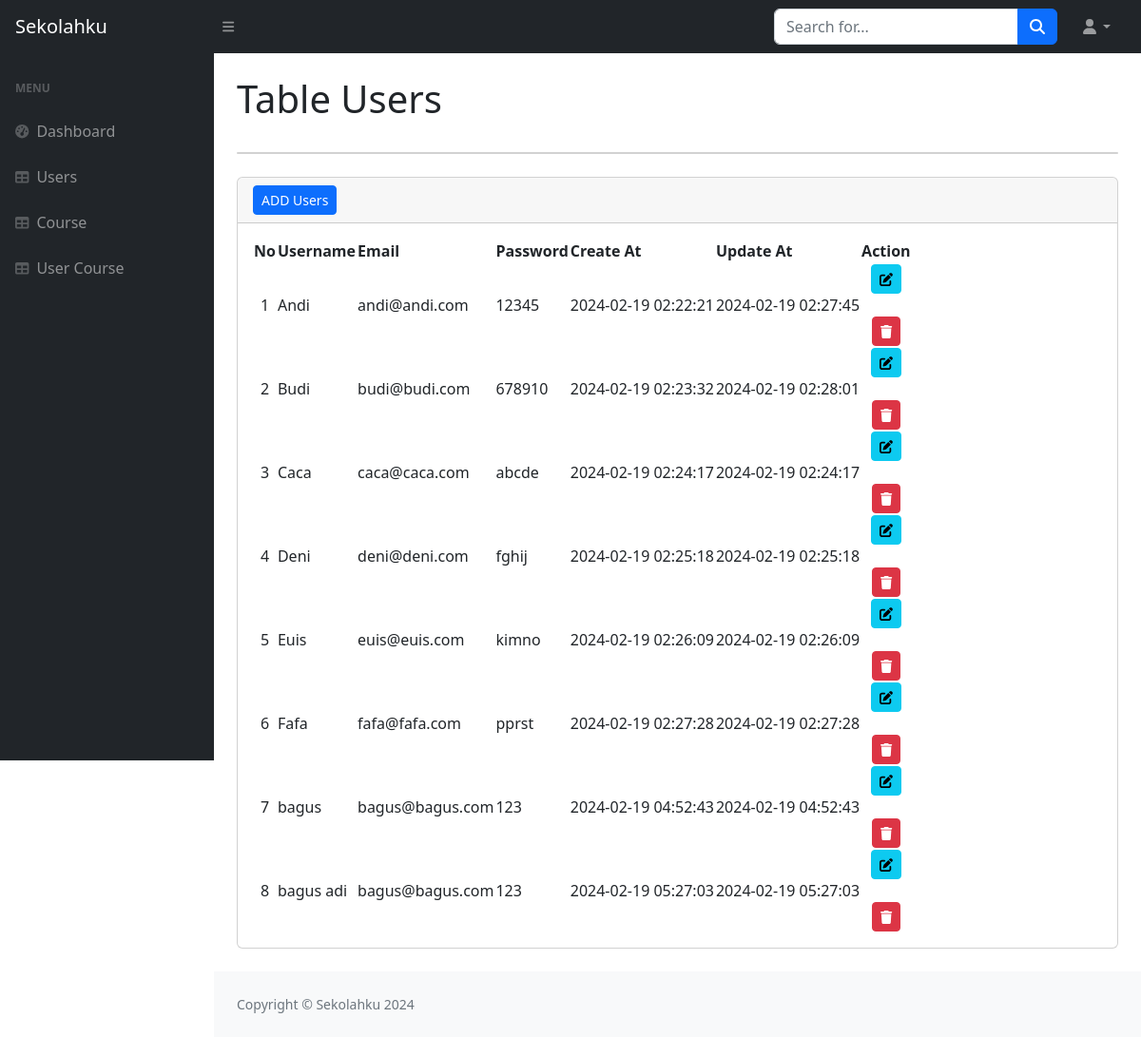
Page /tb_users.php on the committed database.
### tables this page shows
CREATE TABLE `users` (
  `id` int(11) NOT NULL,
  `username` varchar(50) NOT NULL,
  `email` varchar(50) NOT NULL,
  `password` varchar(50) NOT NULL,
  `created_at` timestamp NOT NULL DEFAULT current_timestamp(),
  `update_at` timestamp NOT NULL DEFAULT current_timestamp() ON UPDATE current_timestamp()
);

### tb_users.php (the view, shortened to what this page needs)
<?php
require("koneksi.php");
$result = mysqli_query($conn, 'SELECT * from users');
?>
<!DOCTYPE html>
<html lang="en">
<head>
  <link href="https://cdn.jsdelivr.net/npm/simple-datatables@7.1.2/dist/style.min.css" rel="stylesheet" />
  <link href="css/styles.css" rel="stylesheet" />
</head>
<body class="sb-nav-fixed">
  <nav class="sb-topnav navbar navbar-expand navbar-dark bg-dark">
    <a class="navbar-brand ps-3" href="dashboard.php">Sekolahku</a>
    <button class="btn btn-link btn-sm order-1 order-lg-0 me-4 me-lg-0" id="sidebarToggle" href="#!"><i class="fas fa-bars"></i></button>
    <form class="d-none d-md-inline-block form-inline ms-auto me-0 me-md-3 my-2 my-md-0">
      <div class="input-group">
        <input class="form-control" type="text" placeholder="Search for..." aria-label="Search for..." aria-describedby="btnNavbarSearch" />
        <button class="btn btn-primary" id="btnNavbarSearch" type="button"><i class="fas fa-search"></i></button>
      </div>
    </form>
    <ul class="navbar-nav ms-auto ms-md-0 me-3 me-lg-4">
      <li class="nav-item dropdown">
        <a class="nav-link dropdown-toggle" id="navbarDropdown" href="#" role="button" data-bs-toggle="dropdown" aria-expanded="false"><i class="fas fa-user fa-fw"></i></a>
      </li>
    </ul>
  </nav>
  <div id="layoutSidenav">
    <div id="layoutSidenav_nav">
      <nav class="sb-sidenav accordion sb-sidenav-dark" id="sidenavAccordion">
        <div class="sb-sidenav-menu">
          <div class="nav">
            <div class="sb-sidenav-menu-heading">MENU</div>
            <a class="nav-link" href="dashboard.php">
              <div class="sb-nav-link-icon"><i class="fas fa-tachometer-alt"></i></div>
              Dashboard
            </a>
            <a class="nav-link" href="tb_users.php">
              <div class="sb-nav-link-icon"><i class="fas fa-table"></i></div>
              Users
            </a>
            <a class="nav-link" href="tb_course.php<?php ?>">
              <div class="sb-nav-link-icon"><i class="fas fa-table"></i></div>
              Course
            </a>
            <a class="nav-link" href="tb_usercourse.php<?php ?>">
              <div class="sb-nav-link-icon"><i class="fas fa-table"></i></div>
              User Course
            </a>
          </div>
        </div>
      </nav>
    </div>
    <div id="layoutSidenav_content">
      <main>
        <div class="container-fluid px-4">
          <h1 class="mt-4">Table Users</h1>
          <div class="card mb-4"></div>
          <div class="card mb-4">
            <div class="card-header">
              <a href="tb_users_add.php" class="btn btn-primary btn-sm"> ADD Users</i></a>
            </div>
            <div class="card-body">
              <table id="datatablesSimple">
                <thead>
                  <tr>
                    <th>No</th>
                    <th>Username</th>
                    <th>Email</th>
                    <th>Password</th>
                    <th>Create At</th>
                    <th>Update At</th>
                    <th>Action</th>
                  </tr>
                </thead>
                <tbody>
                  <?php
                  $no = 1;
                  while ($data = mysqli_fetch_array($result)) {
                  ?>
                    <tr>
                      <td class="text-center"><?php echo $no ?></td>
                      <td> <?php echo $data['username']; ?> </td>
                      <td> <?php echo $data['email']; ?> </td>
                      <td> <?php echo $data['password']; ?> </td>
                      <td> <?php echo $data['created_at']; ?> </td>
                      <td> <?php echo $data['update_at']; ?> </td>
                      <td class="text-center">
                        <a href="<?php echo "tb_users_edit.php?id=" . $data['id']; ?>" class="btn btn-info btn-sm"><i class="fa fa-edit"> Edit</i></a> <br><br>
                        <a href="<?php echo "tb_users_delete.php?id=" . $data['id']; ?>" class="btn btn-danger btn-sm" onclick="return confirm('Anda yakin mau menghapus item ini ?')"><i class="fa fa-trash"> Delete</i> </a>
                      </td>
                    </tr>
                    <?php $no++; ?>
                  <?php
                  }
                  ?>
                </tbody>
              </table>
            </div>
          </div>
        </div>
      </main>
      <footer class="py-4 bg-light mt-auto">
        <div class="container-fluid px-4">
          <div class="d-flex align-items-center justify-content-between small">
            <div class="text-muted">Copyright &copy; Sekolahku 2024</div>
          </div>
        </div>
      </footer>
    </div>
  </div>
</body>
</html>

### rows in the picture
users: username "Andi", email "andi@andi.com", password "12345", created_at "2024-02-19 02:22:21", update_at "2024-02-19 02:27:45"
users: username "Budi", email "budi@budi.com", password "678910", created_at "2024-02-19 02:23:32", update_at "2024-02-19 02:28:01"
users: username "Caca", email "caca@caca.com", password "abcde", created_at "2024-02-19 02:24:17", update_at "2024-02-19 02:24:17"
users: username "Deni", email "deni@deni.com", password "fghij", created_at "2024-02-19 02:25:18", update_at "2024-02-19 02:25:18"
users: username "Euis", email "euis@euis.com", password "kimno", created_at "2024-02-19 02:26:09", update_at "2024-02-19 02:26:09"
users: username "Fafa", email "fafa@fafa.com", password "pprst", created_at "2024-02-19 02:27:28", update_at "2024-02-19 02:27:28"
users: username "bagus", email "bagus@bagus.com", password "123", created_at "2024-02-19 04:52:43", update_at "2024-02-19 04:52:43"
users: username "bagus adi", email "bagus@bagus.com", password "123", created_at "2024-02-19 05:27:03", update_at "2024-02-19 05:27:03"
